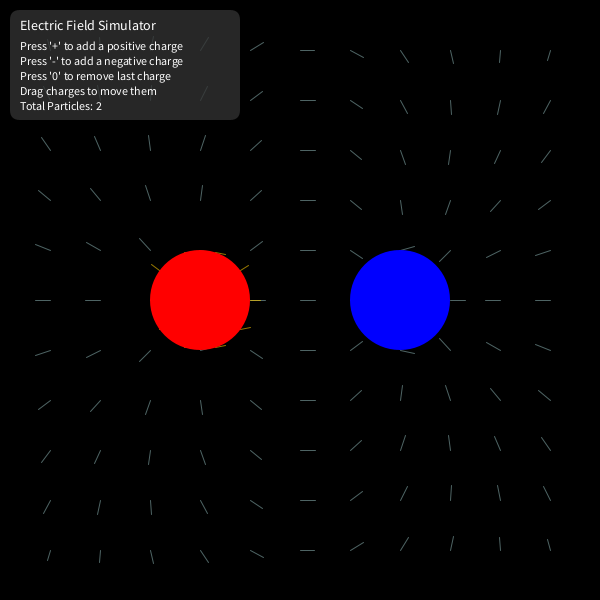
Frame 1 (no input)
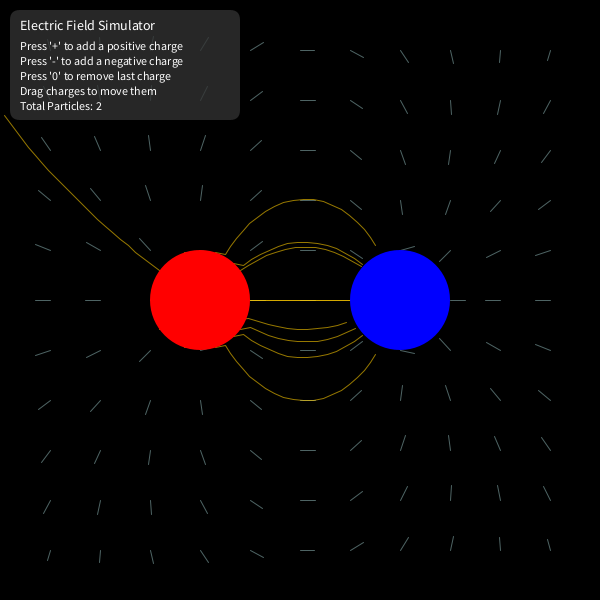
Frame 60 (the mouse pressed at the canvas centre just before this capture)
Frame 120 (the mouse held since frame 60 and released just before this capture): identical to frame 60, image omitted

The Processing sketch that drew these frames (run headless with seeded random() and noise(); from frame 60 on, the mouse is pressed at the canvas centre):

// Processing sketch: ElectrostaticField
// ── ElectrostaticField.pde
int RAD = 100; 
float e0 = 8.854187e-12;
ArrayList<Particle> particles = new ArrayList<>();
ArrayList<ArrayList<PVector>> fluxLines = new ArrayList<>();
Particle selected = null;
boolean dragging = false;
int fluxResolution = 10; 

void setup() {
  size(600, 600);
  particles.add(new Particle(width / 3, height / 2, 1.602176e-19)); 
  particles.add(new Particle(2 * width / 3, height / 2, -1.602176e-19));  
  generateFluxLines();
}

void draw() {
  background(0);
  drawField();
  drawFluxLines();
  
  for (Particle p : particles) {
    p.display();
  }
  
  drawHUD(); 
}

// ── E.pde
PVector E(PVector pos) {
  PVector result = new PVector(0, 0);
  for (Particle p : particles) {
    PVector r = PVector.sub(pos, p.pos);
    float rMag = r.mag();
    if (rMag > RAD / 2) {
      r.normalize();
      r.mult((float) (p.charge / (rMag * rMag)));
      result.add(r);
    }
  }
  return result.div((float) (4 * PI * e0));
}

// ── Particle.pde
class Particle {
  PVector pos;
  float charge;

  Particle(float x, float y, float q) {
    pos = new PVector(x, y);
    charge = q;
  }

  void display() {
    noStroke();
    if (charge > 0) {
      fill(255, 0, 0);
    } else {
      fill(0, 0, 255);
    }
    ellipse(pos.x, pos.y, RAD, RAD);
  }

  boolean isMouseOver(float mx, float my) {
    return dist(mx, my, pos.x, pos.y) < RAD / 2;
  }
}

// ── drawField.pde
void drawField() {
  int resolution = 50;
  for (int i = resolution; i < width; i += resolution) {
    for (int j = resolution; j < height; j += resolution) {
      PVector pos = new PVector(i, j);
      PVector e = E(pos).mult(1e15);  
      float len = constrain(e.mag(), 6, 15);
      e.setMag(len);

      stroke(200, 255, 255, 100);
      line(i, j, i + e.x, j + e.y);
    }
  }
}

// ── drawFluxLines__.pde
void drawFluxLines() {
  for (ArrayList<PVector> line : fluxLines) {
    if (line.size() < 300) {  // Max length of flux line
      PVector current = line.get(line.size() - 1);
      PVector e = E(current).mult(1e15);
      float len = constrain(e.mag(), 3, 10);
      e.setMag(len);

      PVector next = PVector.add(current, e);
      if (isInside(next) && !isNearNegativeCharge(next)) {
        line.add(next);
      }
    }

    noFill();
    stroke(255, 204, 0, 150);
    beginShape();
    for (PVector p : line) {
      vertex(p.x, p.y);
    }
    endShape();
  }
}

// ── drawHUD.pde
void drawHUD() {
  fill(50, 50, 50, 200);
  rect(10, 10, 230, 110, 10);

  fill(255);
  textSize(14);
  text("Electric Field Simulator", 20, 30);
  
  textSize(12);
  text("Press '+' to add a positive charge", 20, 50);
  text("Press '-' to add a negative charge", 20, 65);
  text("Press '0' to remove last charge", 20, 80);
  text("Drag charges to move them", 20, 95);
  text("Total Particles: " + particles.size(), 20, 110);
}

// ── generateFluxLines.pde
void generateFluxLines() {
  fluxLines.clear();

  for (Particle p : particles) {
    if (p.charge > 0) { 
      float angleStep = TWO_PI / fluxResolution;
      for (int i = 0; i < fluxResolution; i++) {
        ArrayList<PVector> line = new ArrayList<>();
        PVector start = PVector.fromAngle(angleStep * i).mult(RAD / 2).add(p.pos);
        line.add(start);
        fluxLines.add(line);
      }
    }
  }
}

// ── isInside.pde
boolean isInside(PVector pos) {
  return pos.x > 0 && pos.x < width && pos.y > 0 && pos.y < height;
}

// ── isNearNegativeCharge.pde
boolean isNearNegativeCharge(PVector pos) {
  for (Particle p : particles) {
    if (p.charge < 0 && PVector.dist(pos, p.pos) < RAD / 2) {
      return true;
    }
  }
  return false;
}

// ── keyPressed.pde
void keyPressed() {
  if (key == '+') {
    particles.add(new Particle(random(width), random(height), 1.602176e-19));
    generateFluxLines();
  } else if (key == '-') {
    particles.add(new Particle(random(width), random(height), -1.602176e-19));
    generateFluxLines();
  } else if (key == '0') {
    if (!particles.isEmpty()) {
      particles.remove(particles.size() - 1);
      generateFluxLines();
    }
  }
}

// ── mouseDragged.pde
void mouseDragged() {
  if (dragging && selected != null) {
    selected.pos.set(mouseX, mouseY);
    generateFluxLines();  // Regenerate flux lines during dragging
  }
}

// ── mousePressed.pde
void mousePressed() {
  for (Particle p : particles) {
    if (p.isMouseOver(mouseX, mouseY)) {
      selected = p;
      dragging = true;
      break;
    }
  }
}

// ── mouseReleased.pde
void mouseReleased() {
  dragging = false;
  selected = null;
}
